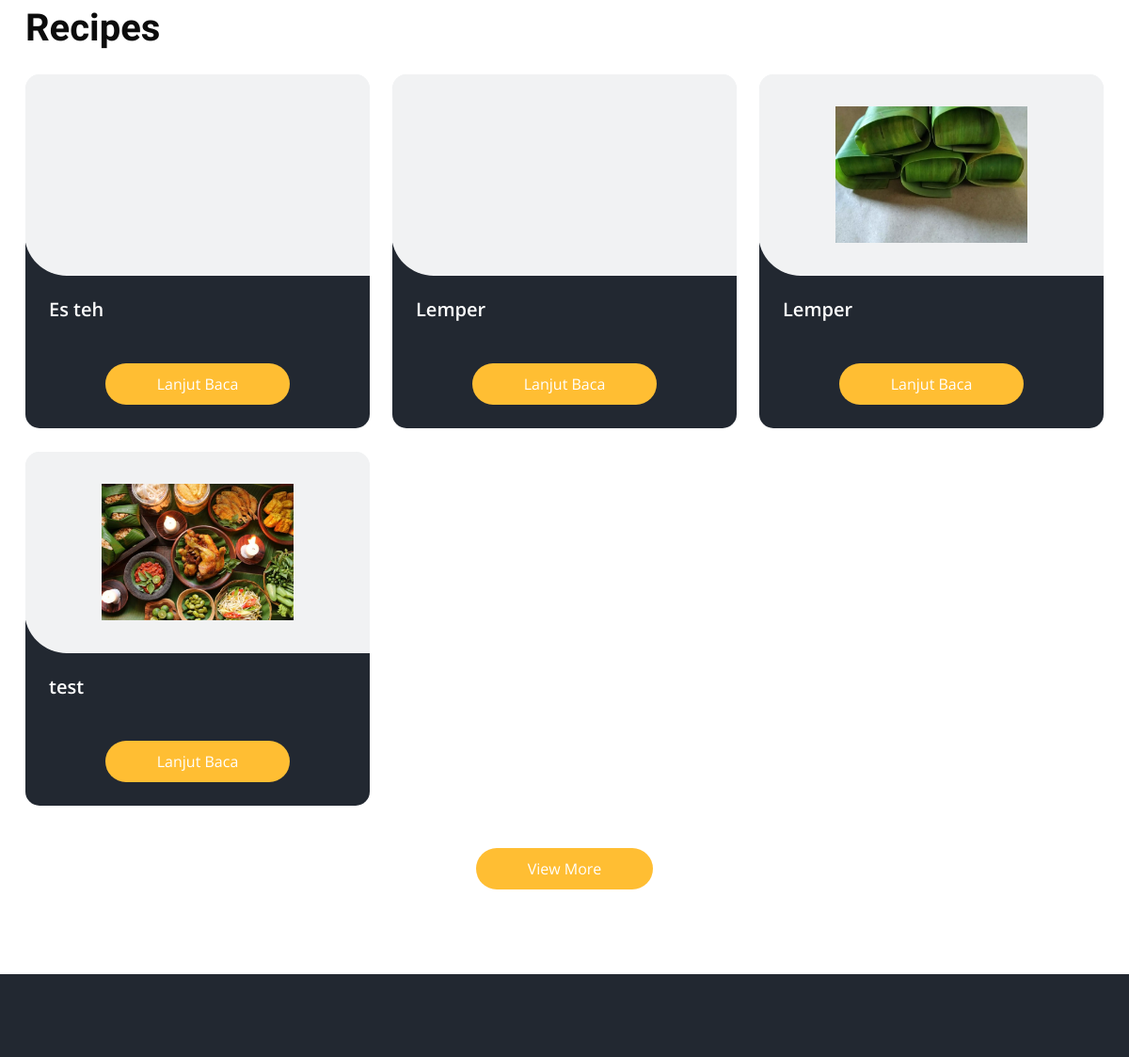
Page /homepage.php (middle part) on the earlier database version.
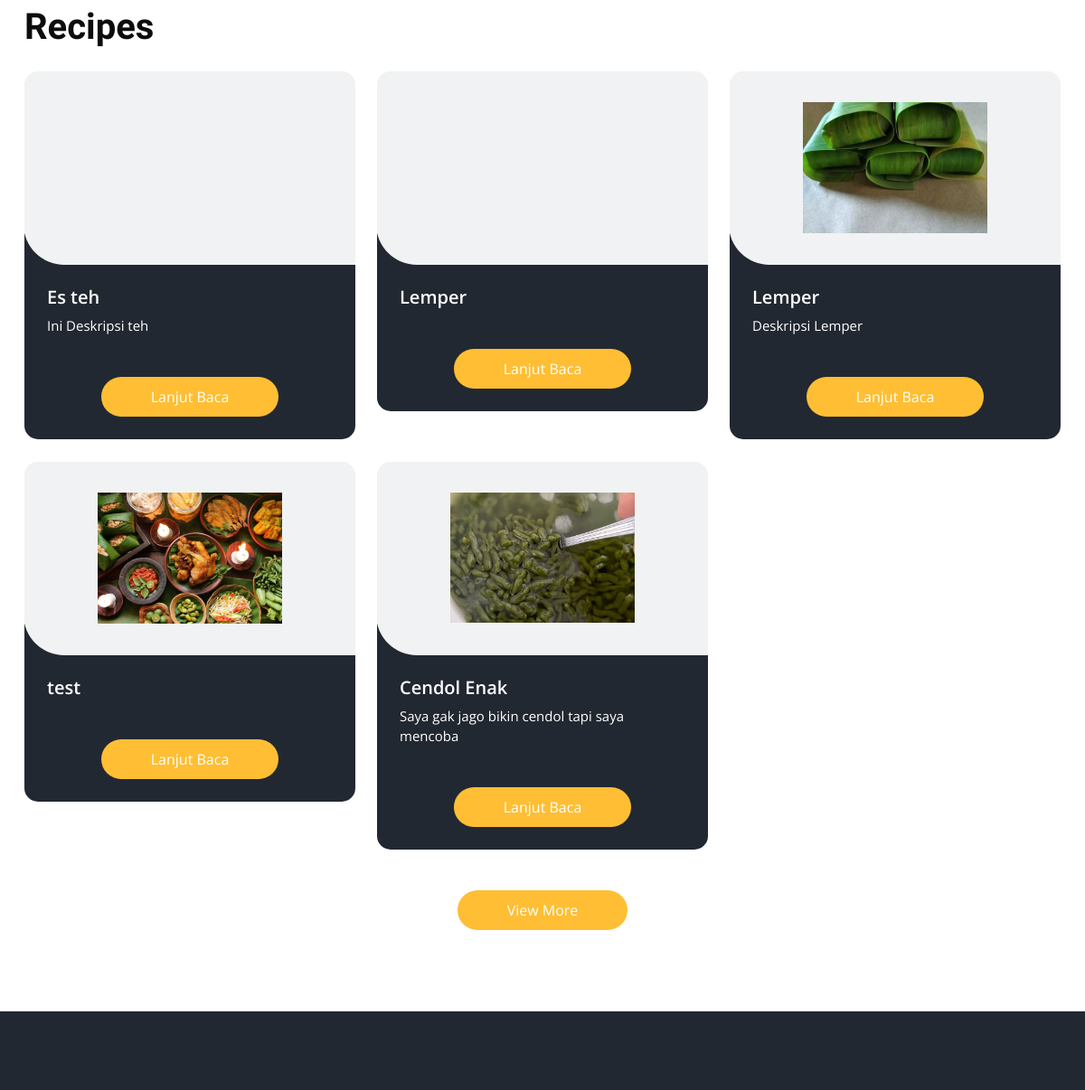
Same page on the later database version.
### tables this page shows
CREATE TABLE `resep` (
  `id_resep` int(11) NOT NULL,
  `judul` varchar(255) NOT NULL,
  `deskripsi` text NOT NULL,
  `bahan_bahan` text NOT NULL,
  `cara_pembuatan` text NOT NULL,
  `tgl_pembuatan` date NOT NULL DEFAULT current_timestamp(),
  `foto` varchar(255) NOT NULL,
  `id_user` int(11) NOT NULL
);

### homepage.php (the view, shortened to what this page needs)
<?php
include "koneksi.php";
?>
<!DOCTYPE html>
<html>
<head>
  <link rel="stylesheet" type="text/css" href="css/bootstrap.css" />
  <link rel="stylesheet" type="text/css" href="https://cdnjs.cloudflare.com/ajax/libs/OwlCarousel2/2.3.4/assets/owl.carousel.min.css" />
  <link rel="stylesheet" href="https://cdnjs.cloudflare.com/ajax/libs/jquery-nice-select/1.1.0/css/nice-select.min.css" />
  <link href="css/font-awesome.min.css" rel="stylesheet" />
  <link href="css/style.css" rel="stylesheet" />
  <link href="css/responsive.css" rel="stylesheet" />
</head>
<body>
  <section class="food_section layout_padding d-flex justify-content-center">
  <div class="container">
    <div class="heading_container text-center">
      <h2>Recipes</h2>
    </div>
    <div class="row">
      <?php
      $query = mysqli_query($konek, "SELECT * FROM resep");
      while ($row = mysqli_fetch_array($query)) {
      ?>
        <div class="col-sm-6 col-lg-4">
          <div class="box">
            <div>
              <div class="img-box">
                <img src="./img/resep/<?= $row['foto'] ?>" alt="" />
              </div>
              <div class="detail-box">
                <h5><?= $row['judul'] ?></h5>
                <p><?= $row['deskripsi'] ?></p>
                <div class="btn-box">
                  <a href="detail.php?id_resep=<?= $row['id_resep'] ?>" class="btn1"> Lanjut Baca </a>
                </div>
              </div>
            </div>
          </div>
        </div>
      <?php } ?>
    </div>
    <div class="text-center btn-box">
      <a href=""> View More </a>
    </div>
  </div>
</section>
  <section class="about_section layout_padding" id="about">
  </section>
</body>
</html>

Differences in the rows shown:
changed resep "Es teh": deskripsi (not shown) → "Ini Deskripsi teh"
changed resep: deskripsi (not shown) → "Deskripsi Lemper"
added resep: foto (picture), judul "Cendol Enak", deskripsi "Saya gak jago bikin cendol tapi saya mencoba"
